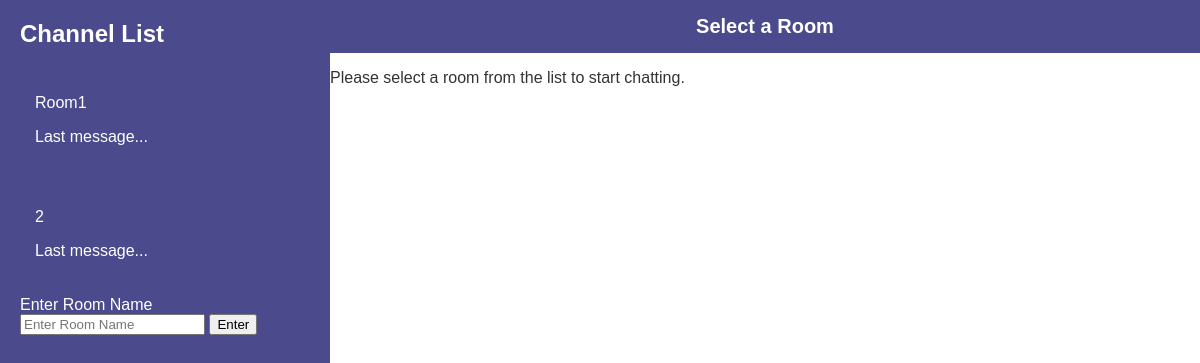
/chat (signed in), run on an earlier commit of the app's database.
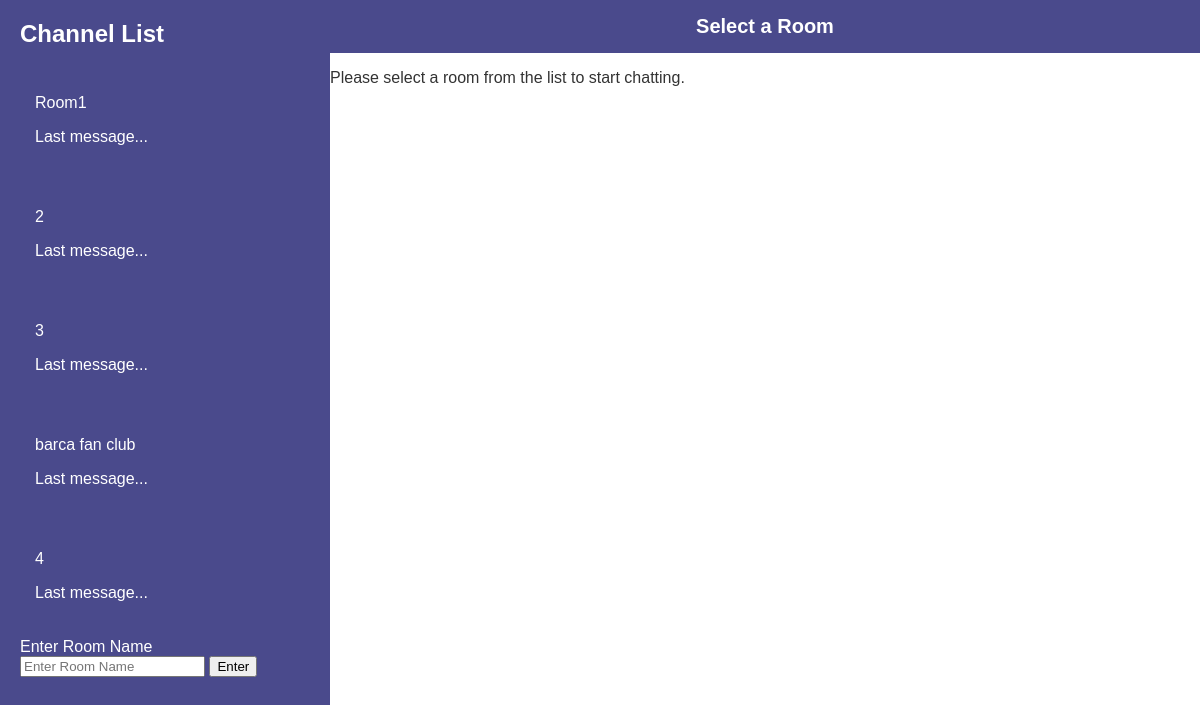
And on a later commit of the database.
### src/models/chat.py (models this page shows)
class ChatRoom(db.Model):
    __tablename__ = 'chat_rooms'
    id = db.Column(db.Integer, primary_key=True)
    name = db.Column(db.String(80), unique=True, nullable=False)

### src/views/chat_view/routes.py (the view, shortened to what this page needs)
@chat_bp.route('/chat', methods=['GET', 'POST'])
@login_required
def chat():
    rooms = ChatRoom.query.all()
    return render_template('chatapp/chat.html', rooms=rooms)

### src/extensions.py (called while the page is built)
@login_manager.user_loader
def load_user(user_id):
    return User.query.get(int(user_id))

### src/templates/chatapp/chat.html (shortened to what this page needs)
<!DOCTYPE html>
<html lang="en">
<head>
    <link rel="stylesheet" href="{{ url_for('static', filename='css/styles.css') }}">
</head>
<body>
    <div class="chat-container">
        <div class="sidebar">
            <h2>Channel List</h2>
            <ul>
                {% for room in rooms %}
                <li>
                    <a href="{{ url_for('chat.room', room_name=room.name) }}">
                        <div class="room">
                            <p class="room-name">{{ room.name }}</p>
                            <p class="room-last-message">Last message...</p>
                        </div>
                    </a>
                </li>
                {% endfor %}
            </ul>
            <div id="room-form" class="room-form hidden">
                <form method="POST" action="{{ url_for('chat.chat') }}">
                    <label for="room_name">Enter Room Name</label>
                    <input type="text" name="room_name" id="room_name" placeholder="Enter Room Name" required>
                    <button type="submit">Enter</button>
                </form>
            </div>
        </div>
        <div class="chat-window">
            <div class="chat-header">Select a Room</div>
            <p class="chat-placeholder">Please select a room from the list to start chatting.</p>
        </div>
    </div>
</body>
</html>

### src/static/css/styles.css (style rules this page uses)
body { margin: 0; font-family: Arial, sans-serif; background-color: #f5f5f5; color: #333; }
.chat-container { display: flex; height: 100vh; }
.sidebar { width: 25%; background-color: #4a4a8c; color: #fff; display: flex; flex-direction: column; padding: 20px; box-shadow: 2px 0 5px rgba(0, 0, 0, 0.1); }
.sidebar h2 { margin: 0 0 20px; font-size: 24px; }
.sidebar ul { list-style: none; padding: 0; margin: 0; }
.sidebar ul li { margin-bottom: 10px; }
.sidebar ul li a { color: #fff; text-decoration: none; padding: 10px 15px; display: block; border-radius: 5px; transition: background-color 0.3s; }
.chat-window { width: 75%; display: flex; flex-direction: column; background-color: #fff; }
.chat-header { background-color: #4a4a8c; color: #fff; padding: 15px; font-size: 20px; font-weight: bold; text-align: center; }

What changed in the data, as far as the page shows it:
added ChatRoom: name "3"
added ChatRoom: name "barca fan club"
added ChatRoom: name "4"
